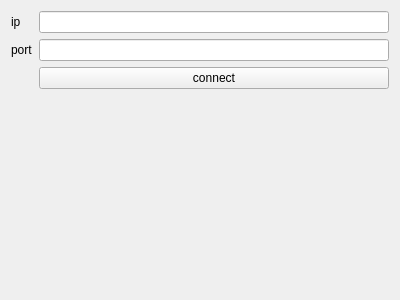
<?xml version="1.0" encoding="UTF-8"?>
<ui version="4.0">
 <class>ClientWidget</class>
 <widget class="QWidget" name="ClientWidget">
  <property name="geometry">
   <rect>
    <x>0</x>
    <y>0</y>
    <width>400</width>
    <height>300</height>
   </rect>
  </property>
  <property name="windowTitle">
   <string>Form</string>
  </property>
  <layout class="QFormLayout" name="formLayout">
   <item row="1" column="1">
    <widget class="QLineEdit" name="lineEdit_ip"/>
   </item>
   <item row="2" column="1">
    <widget class="QLineEdit" name="lineEdit_port"/>
   </item>
   <item row="3" column="1">
    <widget class="QPushButton" name="pushButton">
     <property name="text">
      <string>connect</string>
     </property>
    </widget>
   </item>
   <item row="2" column="0">
    <widget class="QLabel" name="label_port">
     <property name="text">
      <string>port</string>
     </property>
    </widget>
   </item>
   <item row="1" column="0">
    <widget class="QLabel" name="label_ip">
     <property name="text">
      <string>ip</string>
     </property>
    </widget>
   </item>
  </layout>
 </widget>
 <resources/>
 <connections/>
</ui>
